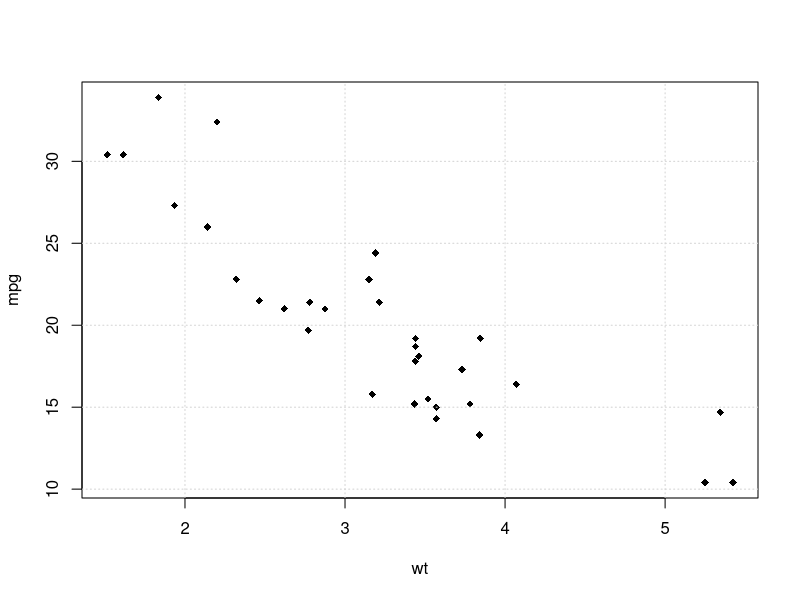
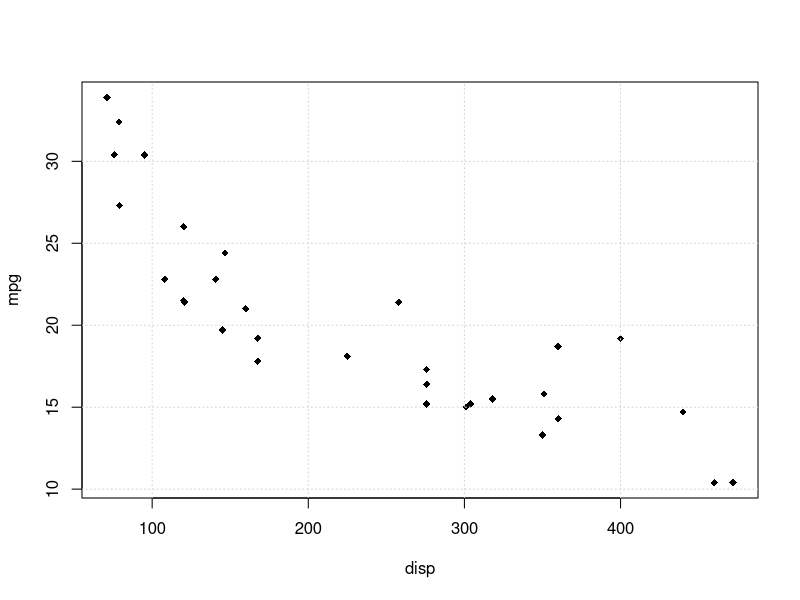
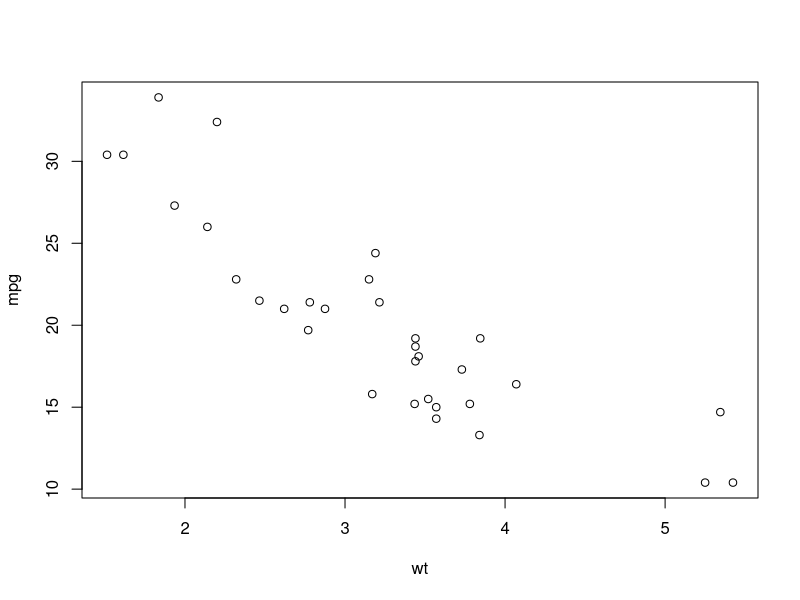
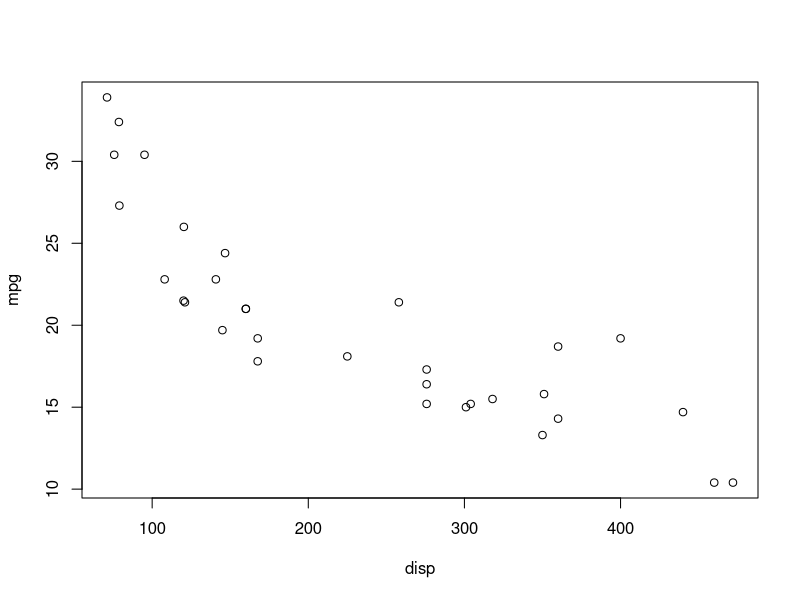

The R script that drew these images, in order:
## ---- chunk 1
knitr::opts_chunk$set(echo = TRUE)
## ---- chunk 2
data(mtcars)
## ---- chunk 3
head(mtcars)
## ---- chunk 4
plot(mpg~wt,data=mtcars, pch=18)
grid()

## ---- chunk 5
cor(mtcars$mpg,mtcars$wt)
## ---- chunk 6
model1 <- lm(mpg ~ wt, data = mtcars)

summary(model1)
## ---- chunk 7
newData = data.frame(wt = 3.05, disp = 122)
print(predict(model1, newData, interval = 'predict'))
## ---- chunk 8
plot(mpg~disp,data=mtcars, pch=18)
grid()
## ---- chunk 9
cor(mtcars$mpg,mtcars$disp)
## ---- chunk 10
model2 <- lm(mpg ~ disp, data = mtcars)
summary(model2)
## ---- chunk 11
newData = data.frame(wt = 3.05, disp = 122)
print(predict(model2, newData, interval = 'predict'))
## ---- chunk 12
plot(mpg ~ wt+disp, data = mtcars)
## ---- chunk 13
model3= lm(mpg ~ wt+disp, data = mtcars)
summary(model3)
## ---- chunk 14
newData = data.frame(wt = 3.05, disp = 122)
print(predict(model3, newData, interval = 'predict'))
## ---- chunk 15
summary(model3)
## ---- chunk 16
anova_result <- anova(model1, model3)
print(anova_result)
